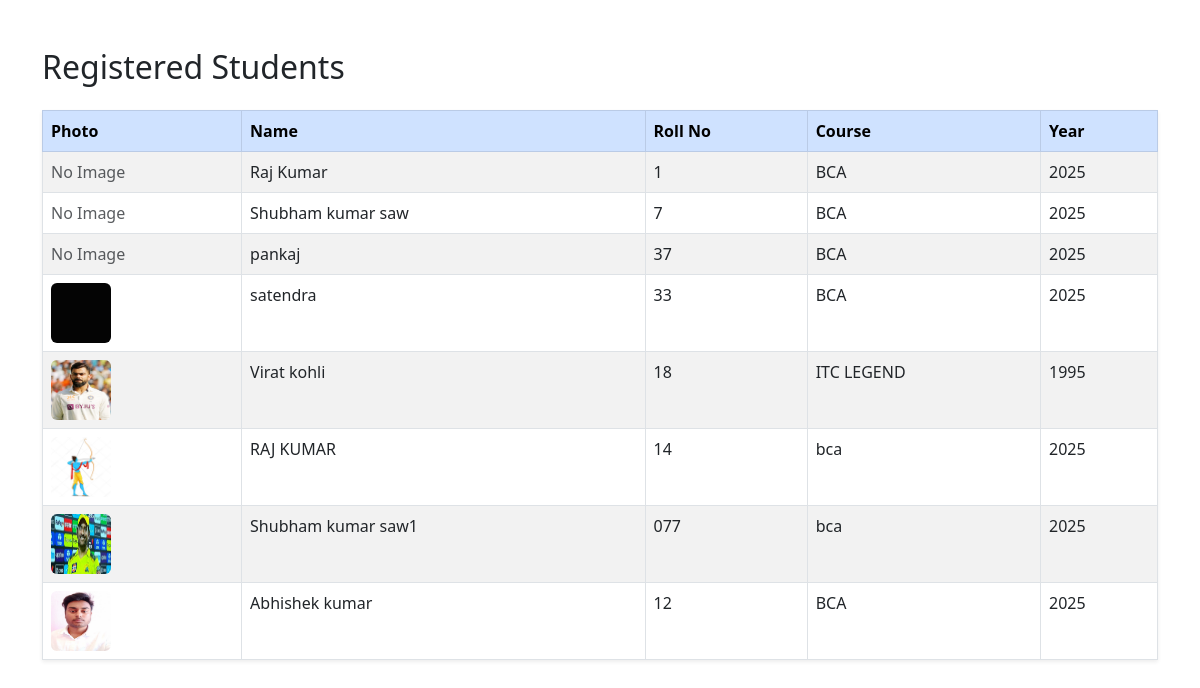
The app's page /students/list/ (signed in) with its own data.
### students/models.py (models this page shows, shortened)
class Student(models.Model):
    user = models.OneToOneField(User, on_delete=models.CASCADE, null=True, blank=True)
    name = models.CharField(max_length=100)
    fathers_name = models.CharField(max_length=100, blank=True, null=True)
    dob = models.DateField("Date of Birth", blank=True, null=True)
    phone = models.CharField(max_length=15, blank=True, null=True)
    email = models.EmailField(blank=True, null=True)
    university_roll_no = models.CharField(max_length=50, blank=True, null=True)
    registration_number = models.CharField(max_length=50, blank=True, null=True)
    address = models.TextField(blank=True, null=True)
    image = models.ImageField(upload_to='student_images/', blank=True, null=True)
    year = models.IntegerField(blank=True, null=True)
    roll_no = models.CharField(max_length=20, blank=True, null=True)
    course = models.CharField(max_length=100, blank=True, null=True)
    optional_info = models.CharField(max_length=255, blank=True, null=True)

### students/views.py (the view)
# urls.py: path('list/', views.student_list, name='student_list'),
@staff_member_required
def student_list(request):
    students = Student.objects.all()
    return render(request, 'students/student_list.html', {'students': students})

### students/templates/students/student_list.html (shortened to what this page needs)
<!DOCTYPE html>
<html>
<head>
    <link href="https://cdn.jsdelivr.net/npm/bootstrap@5.3.0/dist/css/bootstrap.min.css" rel="stylesheet">
</head>
<body>
<div class="container mt-5">
    <h2 class="mb-4">Registered Students</h2>
    <table class="table table-bordered table-striped shadow-sm bg-white">
        <thead class="table-primary">
            <tr>
                <th>Photo</th>
                <th>Name</th>
                <th>Roll No</th>
                <th>Course</th>
                <th>Year</th>
            </tr>
        </thead>
        <tbody>
            {% for student in students %}
                <tr>
                    <td>
                        {% if student.image %}
                            <img src="{{ student.image.url }}" width="60" height="60" class="rounded" alt="{{ student.name }}">
                        {% else %}
                            <span class="text-muted">No Image</span>
                        {% endif %}
                    </td>
                    <td>{{ student.name }}</td>
                    <td>{{ student.roll_no }}</td>
                    <td>{{ student.course }}</td>
                    <td>{{ student.year }}</td>
                </tr>
            {% empty %}
                <tr>
                    <td colspan="5" class="text-center text-muted">No students registered.</td>
                </tr>
            {% endfor %}
        </tbody>
    </table>
</div>
</body>
</html>

### records on screen
Student: shows "No Image", name "Raj Kumar", roll_no "1", course "BCA", year "2025"
Student: shows "No Image", name "Shubham kumar saw", roll_no "7", course "BCA", year "2025"
Student: shows "No Image", name "pankaj", roll_no "37", course "BCA", year "2025"
Student: image (picture), name "satendra", roll_no "33", course "BCA", year "2025"
Student: image (picture), name "Virat kohli", roll_no "18", course "ITC LEGEND", year "1995"
Student: image (picture), name "RAJ KUMAR", roll_no "14", course "bca", year "2025"
Student: image (picture), name "Shubham kumar saw1", roll_no "077", course "bca", year "2025"
Student: image (picture), name "Abhishek kumar", roll_no "12", course "BCA", year "2025"
